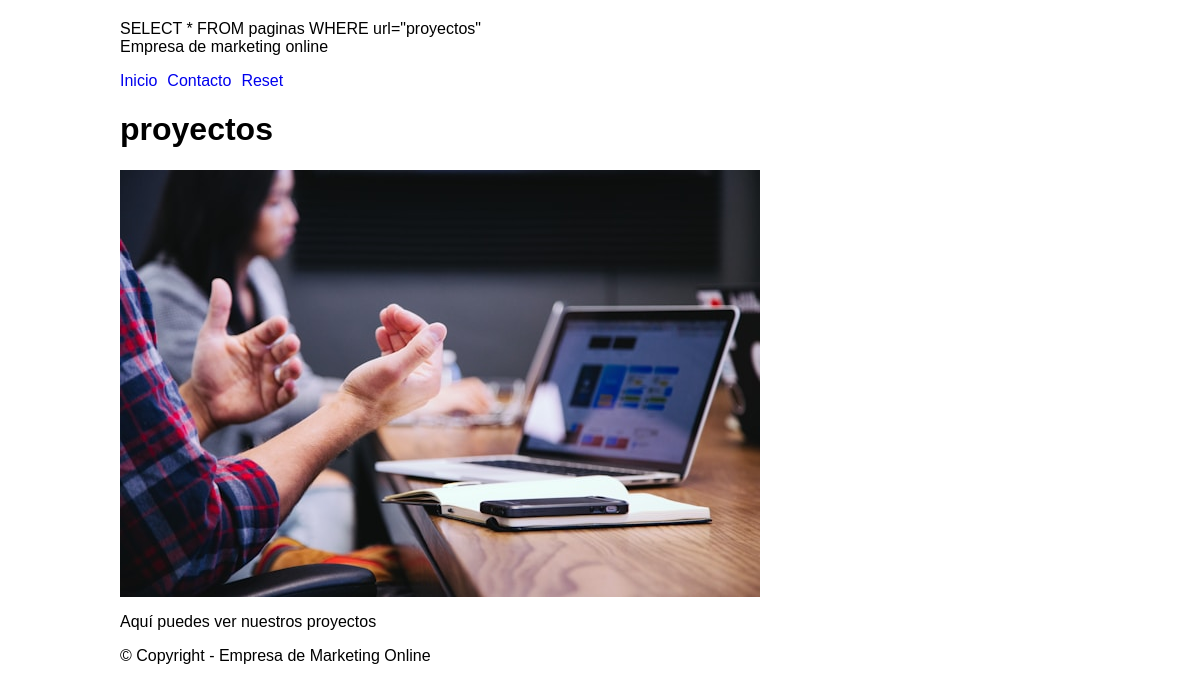
Screenshot of /pagina.php?url=proyectos with the database file from the repository.
### tables this page shows
CREATE TABLE `paginas` (
  `id` int(11) NOT NULL AUTO_INCREMENT,
  `nombre` varchar(255) NOT NULL,
  `texto` longtext NOT NULL,
  `img` varchar(255) NOT NULL,
  `url` varchar(255) NOT NULL,
  PRIMARY KEY (`id`)
);

### _functions.php (called while the page is built, shortened)
<?php
function consulta($sql, $devolverDatos=true){
    $servername = "localhost";
    $username = "root";
    $password = "root";
    $dbname = "empresa_marketing";
    $conn = new mysqli($servername, $username, $password, $dbname);
    $result=$conn->query($sql);
    if($devolverDatos){
            $datos = [];
            while ($fila = $result->fetch_assoc()) {
                $datos[] = $fila;
            }
            return $datos;
    }
}

### pagina.php (the view)
<?php require_once '_functions.php'?>
<?php
$url= $_GET['url'];
echo $sql ='SELECT * FROM paginas WHERE url="'.$url.'"';
$datos = consulta($sql,true);
foreach ( $datos as $dato) {
    $titulo =$dato['nombre'];
    $texto = $dato['texto'];
    $img = $dato['img'];
}
?>
<?php include_once '_header.php'?>
<img src="img/<?php echo $img;?>">
<p><?php echo $texto;?></p>
    <?php include_once '_footer.php'?>

### _header.php (shortened to what this page needs)
<!DOCTYPE html>
<html lang="es">
<head>
    <link rel="stylesheet" href="style.css?v=<?php echo date('U'); ?>">
</head>
<body>
    <header>
        <span id="logo">Empresa de marketing online</span>
        <nav>
            <ul>
                <li><a href="inicio">Inicio</a></li>
                <li><a href="contacto">Contacto</a></li>
                <li><a href="reset">Reset</a></li>
            </ul>
        </nav>
    </header>
    <main>
        <h1><?php echo $titulo; ?></h1>

### style.css (style rules this page uses)
:root { --c1:coral; --c2:tan; --c3:black; --ff:sans-serif; --mw:960px; }
body { font-family: var(--ff); max-width:var(--mw); margin: 0 auto; padding: 20px; }
a { text-decoration: none; }
img { max-width: 100%; }
nav ul { list-style: none; padding-left: 0; display: flex; gap:10px; }

### rows the page displays
paginas: nombre "proyectos", img (picture), texto "Aquí puedes ver nuestros proyectos"
